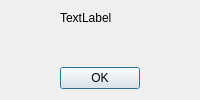
<?xml version="1.0" encoding="UTF-8"?>
<ui version="4.0">
 <class>MessageWindow</class>
 <widget class="QDialog" name="MessageWindow">
  <property name="geometry">
   <rect>
    <x>0</x>
    <y>0</y>
    <width>200</width>
    <height>100</height>
   </rect>
  </property>
  <property name="minimumSize">
   <size>
    <width>200</width>
    <height>100</height>
   </size>
  </property>
  <property name="maximumSize">
   <size>
    <width>200</width>
    <height>100</height>
   </size>
  </property>
  <property name="baseSize">
   <size>
    <width>200</width>
    <height>100</height>
   </size>
  </property>
  <property name="windowTitle">
   <string>Dialog</string>
  </property>
  <layout class="QGridLayout" name="gridLayout">
   <item row="0" column="0">
    <widget class="QLabel" name="label_info">
     <property name="text">
      <string>TextLabel</string>
     </property>
    </widget>
   </item>
   <item row="2" column="0">
    <widget class="QDialogButtonBox" name="buttonBox">
     <property name="orientation">
      <enum>Qt::Vertical</enum>
     </property>
     <property name="standardButtons">
      <set>QDialogButtonBox::Ok</set>
     </property>
    </widget>
   </item>
   <item row="1" column="0">
    <spacer name="verticalSpacer">
     <property name="orientation">
      <enum>Qt::Vertical</enum>
     </property>
     <property name="sizeHint" stdset="0">
      <size>
       <width>20</width>
       <height>40</height>
      </size>
     </property>
    </spacer>
   </item>
  </layout>
 </widget>
 <resources/>
 <connections>
  <connection>
   <sender>buttonBox</sender>
   <signal>accepted()</signal>
   <receiver>MessageWindow</receiver>
   <slot>accept()</slot>
   <hints>
    <hint type="sourcelabel">
     <x>248</x>
     <y>254</y>
    </hint>
    <hint type="destinationlabel">
     <x>157</x>
     <y>274</y>
    </hint>
   </hints>
  </connection>
  <connection>
   <sender>buttonBox</sender>
   <signal>rejected()</signal>
   <receiver>MessageWindow</receiver>
   <slot>reject()</slot>
   <hints>
    <hint type="sourcelabel">
     <x>316</x>
     <y>260</y>
    </hint>
    <hint type="destinationlabel">
     <x>286</x>
     <y>274</y>
    </hint>
   </hints>
  </connection>
 </connections>
</ui>
